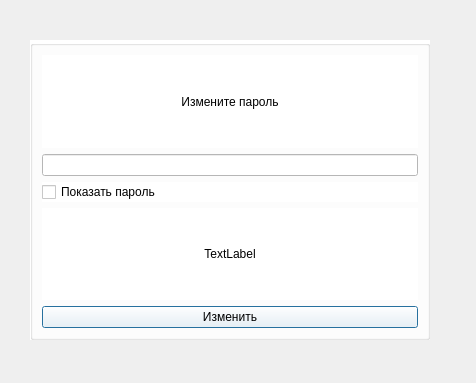
<?xml version="1.0" encoding="UTF-8"?>
<ui version="4.0">
 <class>ChangeAdminPassWindow</class>
 <widget class="QDialog" name="ChangeAdminPassWindow">
  <property name="geometry">
   <rect>
    <x>0</x>
    <y>0</y>
    <width>476</width>
    <height>383</height>
   </rect>
  </property>
  <property name="sizePolicy">
   <sizepolicy hsizetype="Expanding" vsizetype="Expanding">
    <horstretch>0</horstretch>
    <verstretch>0</verstretch>
   </sizepolicy>
  </property>
  <property name="windowTitle">
   <string>Dialog</string>
  </property>
  <property name="styleSheet">
   <string notr="true"/>
  </property>
  <widget class="QGroupBox" name="groupBox">
   <property name="geometry">
    <rect>
     <x>30</x>
     <y>40</y>
     <width>400</width>
     <height>300</height>
    </rect>
   </property>
   <property name="sizePolicy">
    <sizepolicy hsizetype="Expanding" vsizetype="Expanding">
     <horstretch>0</horstretch>
     <verstretch>0</verstretch>
    </sizepolicy>
   </property>
   <property name="minimumSize">
    <size>
     <width>400</width>
     <height>200</height>
    </size>
   </property>
   <property name="styleSheet">
    <string notr="true">background: white</string>
   </property>
   <property name="title">
    <string/>
   </property>
   <layout class="QGridLayout" name="gridLayout">
    <item row="0" column="0">
     <layout class="QVBoxLayout" name="verticalLayout">
      <item>
       <widget class="QLabel" name="titleLabel">
        <property name="styleSheet">
         <string notr="true">background: white</string>
        </property>
        <property name="text">
         <string>Измените пароль</string>
        </property>
        <property name="alignment">
         <set>Qt::AlignCenter</set>
        </property>
       </widget>
      </item>
      <item>
       <widget class="QLineEdit" name="passwordEdit"/>
      </item>
      <item>
       <widget class="QCheckBox" name="showPasswordCheckbox">
        <property name="styleSheet">
         <string notr="true">background: white</string>
        </property>
        <property name="text">
         <string>Показать пароль</string>
        </property>
       </widget>
      </item>
      <item>
       <widget class="QLabel" name="errorLabel">
        <property name="styleSheet">
         <string notr="true">background: white</string>
        </property>
        <property name="text">
         <string>TextLabel</string>
        </property>
        <property name="alignment">
         <set>Qt::AlignCenter</set>
        </property>
       </widget>
      </item>
      <item>
       <widget class="QPushButton" name="pushButton">
        <property name="text">
         <string>Изменить</string>
        </property>
       </widget>
      </item>
     </layout>
    </item>
   </layout>
  </widget>
 </widget>
 <resources/>
 <connections/>
</ui>
